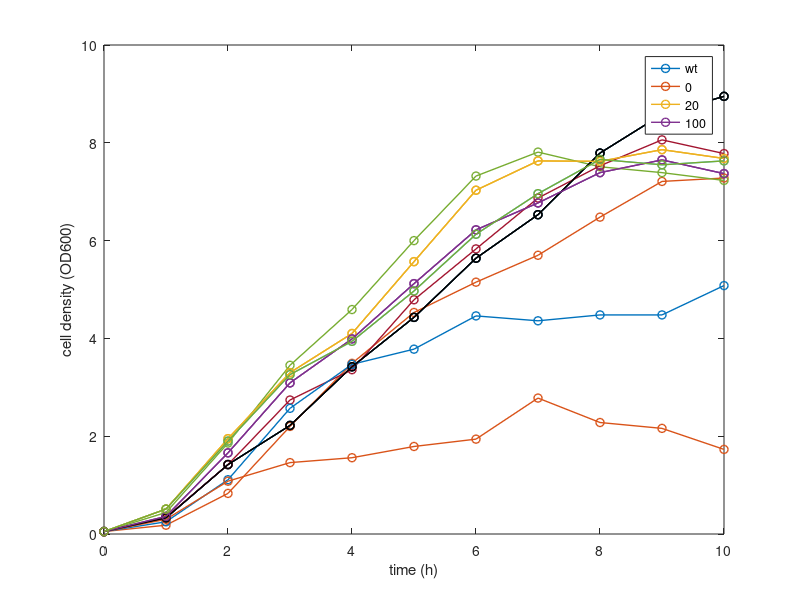

The MATLAB script that drew this image:
t=0:10;
wt=[0.05	0.33	1.42	2.22	3.42	4.43	5.64	6.53	7.79	8.58	8.95	];



da=[0.05	0.21	1.22	2.42	3.92	5.13	6.77	8.05	6.78	5.20	4.68];
ds=[0.05	0.18	0.83	2.20	3.49	4.53	5.15	5.70	6.48	7.21	7.28];

os0=[0.05	0.51	1.95	3.30	4.10	5.57	7.03	7.63	7.62	7.86	7.68];
os20=[0.05	0.36	1.66	3.09	3.99	5.12	6.22	6.77	7.39	7.65	7.37];
os50=[0.05	0.44	1.86	3.45	4.59	6.00	7.32	7.81	7.51	7.39	7.23];
os100=[0.05	0.51	1.90	3.26	3.94	4.97	6.13	6.96	7.66	7.55	7.63];

oa0=[0.05	0.34	1.42	2.74	3.36	4.79	5.83	6.87	7.53	8.06	7.78];
oa20=[0.05	0.25	1.11	2.57	3.47	3.78	4.46	4.36	4.48	4.48	5.08];
oa50=[0.05	0.32	0.96	1.29	1.63	1.62	1.69	1.85	1.66	1.45	1.58];
oa100=[0.05	0.30	1.08	1.46	1.56	1.79	1.94	2.78	2.28	2.16	1.73];

set(0, 'DefaultLineLineWidth', 1);
plot(t,wt,'o-');hold on;plot(t,ds,'o-');hold on;
plot(t,os0,'o-');hold on;plot(t,os20,'o-');hold on;
plot(t,os50,'o-');hold on;plot(t,os100,'o-');hold on;
legend('wt','dsda','sda-induction-0','sda-induction-20','sda-induction-50','sda-induction-100');
xlabel('time (h)');
ylabel('OD600');
%%
set(0, 'DefaultLineLineWidth', 1);
plot(t,wt,'ko-');hold on;
plot(t,oa0,'o-');hold on;plot(t,oa20,'o-');hold on;
%plot(t,oa50,'o-');hold on;
plot(t,oa100,'o-');hold on;
legend('wt','0','20','100');
xlabel('time (h)');
ylabel('cell density (OD600)');
%%
set(0, 'DefaultLineLineWidth', 1);
plot(t,wt,'ko-');hold on;
plot(t,os0,'o-');hold on;plot(t,os20,'o-');hold on;
%plot(t,oa50,'o-');hold on;
plot(t,os100,'o-');hold on;
legend('wt','0','20','100');
xlabel('time (h)');
ylabel('cell density (OD600)');


